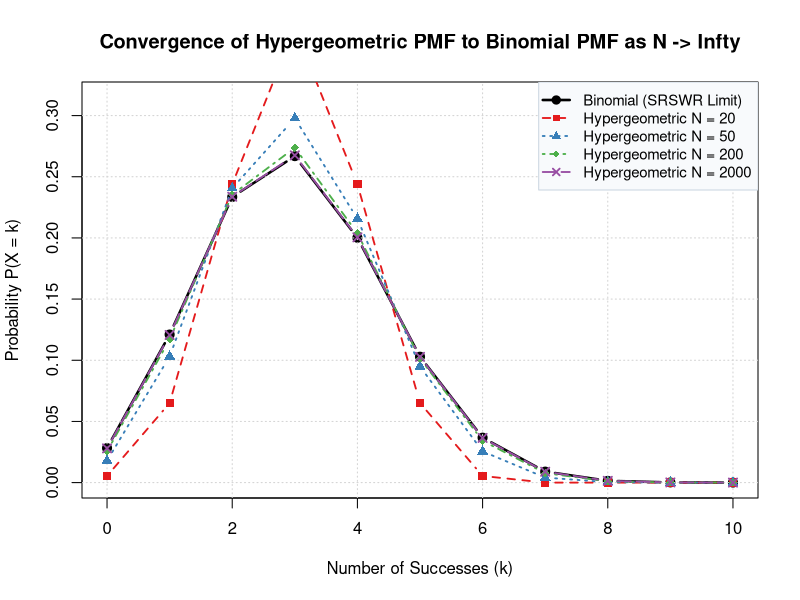

Here is the R script that generated this plot:
## ---- chunk 1
knitr::opts_chunk$set(
  echo = TRUE, 
  warning = FALSE, 
  message = FALSE,
  fig.width = 9,
  fig.height = 5.5,
  fig.align = "center"
)
## ---- chunk 2
# Set parameters
n <- 10
p <- 0.30
N_vec <- c(20, 50, 200, 2000)
k_vals <- 0:n

# Calculate Binomial PMF baseline (SRSWR limit)
binom_pmf <- dbinom(k_vals, size = n, prob = p)

# Construct comparison table for PMF values
pmf_comparison <- data.frame(
  k = k_vals,
  Binomial_Limit = round(binom_pmf, 5)
)

# Loop over population sizes and add Hypergeometric PMFs
for (N in N_vec) {
  M <- round(N * p)
  hyp_pmf <- dhyper(k_vals, m = M, n = N - M, k = n)
  pmf_comparison[[paste0("Hyper_N_", N)]] <- round(hyp_pmf, 5)
}

cat("PMF Comparison across Increasing Population Sizes N (n = 10, p = 0.30):\n")
print(pmf_comparison)

# Variance comparison showing FPC effect
var_df <- data.frame(
  N = N_vec,
  Sampling_Fraction = paste0(round(n / N_vec * 100, 1), "%"),
  FPC = (N_vec - n) / (N_vec - 1),
  Var_Hypergeometric = n * p * (1 - p) * ((N_vec - n) / (N_vec - 1)),
  Var_Binomial = n * p * (1 - p)
)

cat("\nVariance Reduction and FPC Convergence:\n")
print(var_df)

# Plotting PMF convergence
plot(k_vals, binom_pmf, type = "b", pch = 19, col = "black", lwd = 2.5,
     ylim = c(0, max(binom_pmf) * 1.18),
     xlab = "Number of Successes (k)", ylab = "Probability P(X = k)",
     main = "Convergence of Hypergeometric PMF to Binomial PMF as N -> Infty")
grid(col = "lightgray", lty = "dotted")

colors <- c("#e41a1c", "#377eb8", "#4daf4a", "#984ea3")
pch_vec <- c(15, 17, 18, 4)
lty_vec <- c(2, 3, 4, 5)

for (i in seq_along(N_vec)) {
  N <- N_vec[i]
  M <- round(N * p)
  hyp_pmf <- dhyper(k_vals, m = M, n = N - M, k = n)
  lines(k_vals, hyp_pmf, type = "b", pch = pch_vec[i], col = colors[i], 
        lty = lty_vec[i], lwd = 1.8, cex = 1.1)
}

legend("topright",
       legend = c("Binomial (SRSWR Limit)", paste("Hypergeometric N =", N_vec)),
       col = c("black", colors),
       lty = c(1, lty_vec),
       pch = c(19, pch_vec),
       lwd = c(2.5, rep(1.8, length(N_vec))),
       bg = "#f8fafc", box.col = "#cbd5e1", cex = 0.9)
